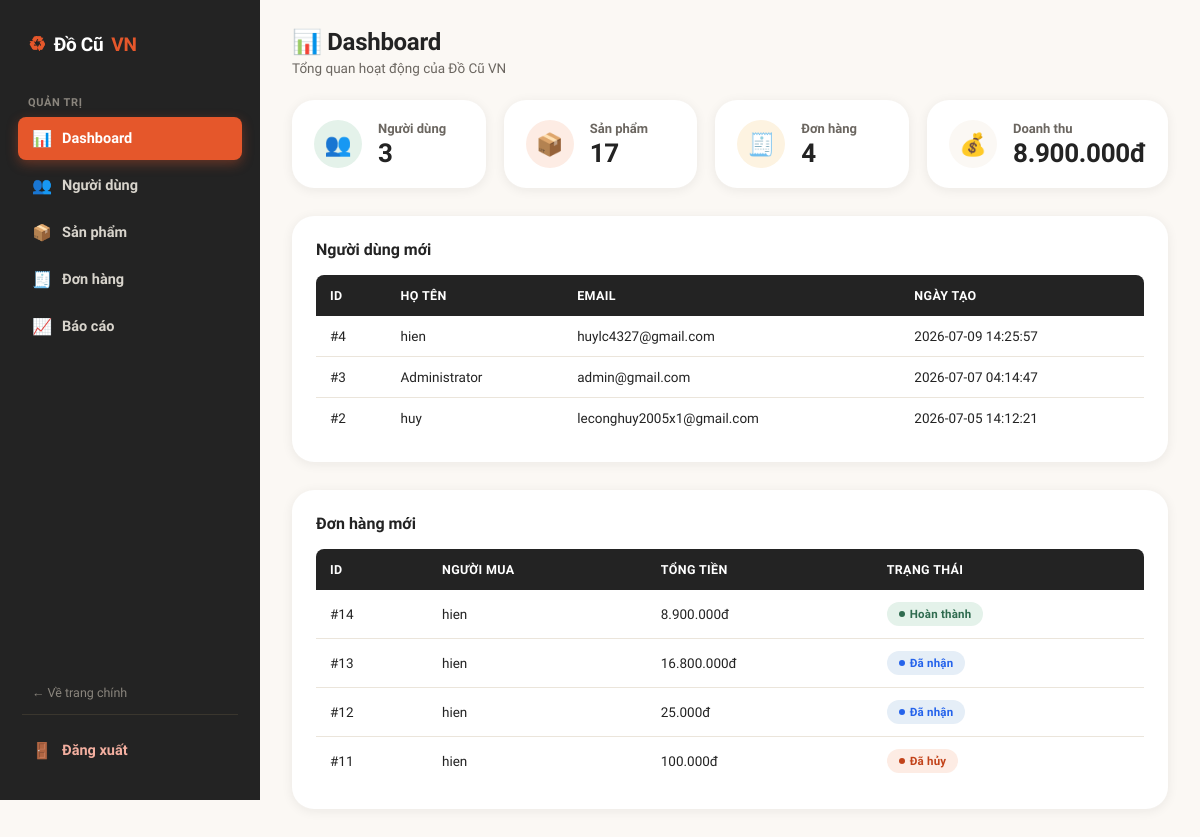
The app's page /admin/dashboard.php (signed in), older data.
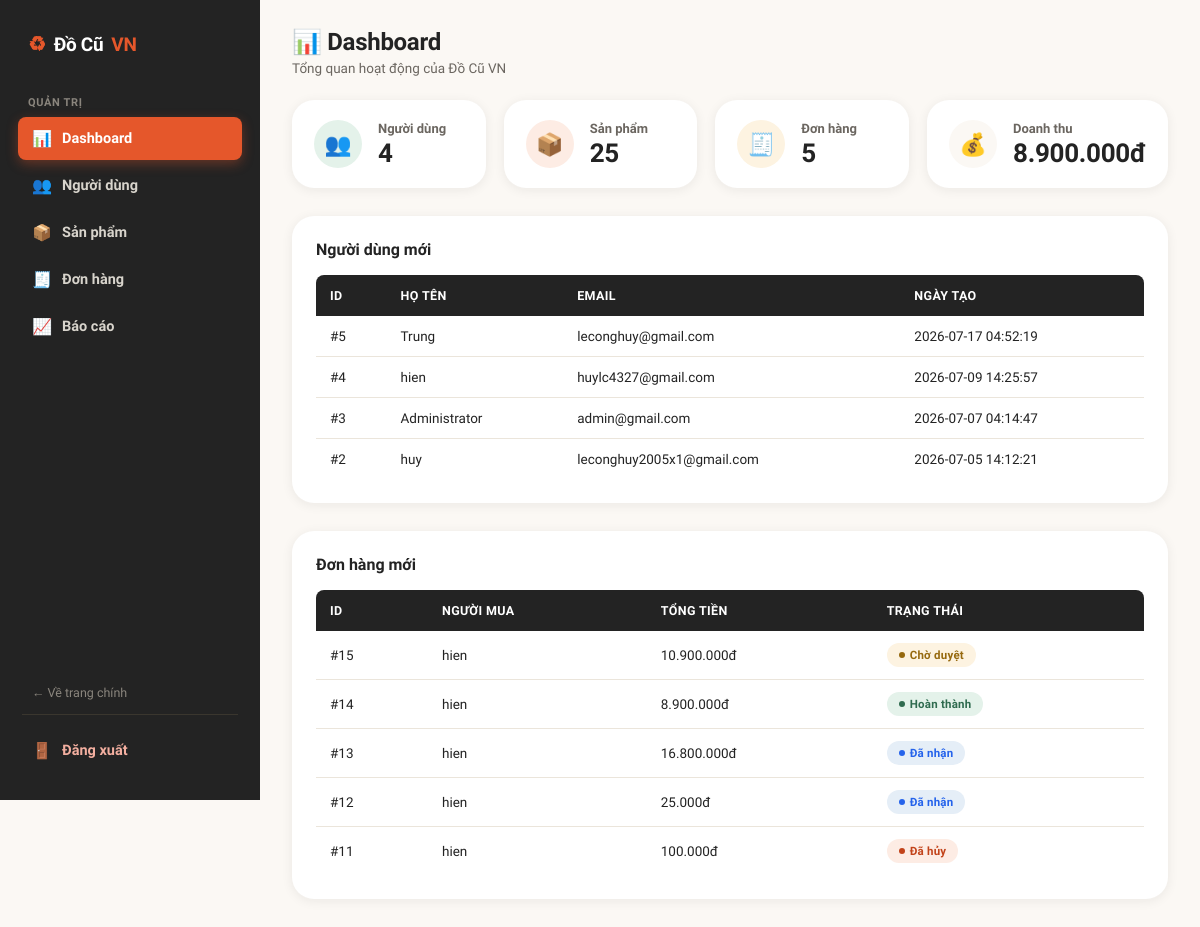
The same page, newer data.
### tables this page shows
CREATE TABLE `users` (
  `id` int(11) NOT NULL,
  `fullname` varchar(100) NOT NULL,
  `username` varchar(50) NOT NULL,
  `email` varchar(100) NOT NULL,
  `password` varchar(255) NOT NULL,
  `phone` varchar(20) DEFAULT NULL,
  `avatar` varchar(255) DEFAULT 'uploads/avatar/default.png',
  `address` varchar(255) DEFAULT NULL,
  `gender` enum('Nam','Nữ','Khác') DEFAULT NULL,
  `dob` date DEFAULT NULL,
  `role` enum('admin','user') NOT NULL DEFAULT 'user',
  `status` enum('active','blocked') NOT NULL DEFAULT 'active',
  `created_at` timestamp NOT NULL DEFAULT current_timestamp(),
  `updated_at` timestamp NOT NULL DEFAULT current_timestamp() ON UPDATE current_timestamp()
);

CREATE TABLE `orders` (
  `id` int(11) NOT NULL,
  `buyer_id` int(11) NOT NULL,
  `seller_id` int(11) NOT NULL,
  `total_amount` decimal(12,2) NOT NULL,
  `status` enum('pending','accepted','completed','cancelled','rejected') DEFAULT 'pending',
  `note` text DEFAULT NULL,
  `receiver_name` varchar(255) DEFAULT NULL,
  `receiver_phone` varchar(20) DEFAULT NULL,
  `receiver_address` text DEFAULT NULL,
  `created_at` timestamp NOT NULL DEFAULT current_timestamp(),
  `updated_at` timestamp NOT NULL DEFAULT current_timestamp() ON UPDATE current_timestamp(),
  `payment_method` varchar(30) DEFAULT 'COD',
  `payment_status` enum('pending','paid','failed') DEFAULT 'pending',
  `payment_time` datetime DEFAULT NULL,
  `transaction_id` varchar(100) DEFAULT NULL
);

### admin/inc/auth.php (called while the page is built, shortened)
<?php
if (!function_exists("e")) {
    function e($value): string
    {
        return htmlspecialchars((string)($value ?? ""), ENT_QUOTES, "UTF-8");
    }
}
if (!function_exists("money")) {
    function money($amount): string
    {
        return number_format((float)$amount, 0, ",", ".") . "đ";
    }
}
if (!function_exists("statusBadge")) {
    function statusBadge(?string $status): array
    {
        $map = [
            "active"    => ["Đang bán",     "badge-success"],
            "pending"   => ["Chờ duyệt",    "badge-warning"],
            "sold"      => ["Đã bán",       "badge-info"],
            "hidden"    => ["Đã ẩn",        "badge-neutral"],
            "rejected"  => ["Từ chối",      "badge-danger"],
            "deleted"   => ["Đã xóa",       "badge-danger"],
            "accepted"  => ["Đã nhận",      "badge-info"],
            "completed" => ["Hoàn thành",   "badge-success"],
            "cancelled" => ["Đã hủy",       "badge-danger"],
            "blocked"   => ["Đã khóa",      "badge-danger"],
        ];
        $status = trim((string)$status);
        return $map[$status];
    }
}

### admin/dashboard.php (the view, shortened to what the changed rows need)
<?php
require_once "inc/auth.php";
$totalUsers = $conn->query("SELECT COUNT(*) AS total FROM users")->fetch_assoc()["total"];
$totalProducts = $conn->query("SELECT COUNT(*) AS total FROM products")->fetch_assoc()["total"];
$totalOrders = $conn->query("SELECT COUNT(*) AS total FROM orders")->fetch_assoc()["total"];
$newUsers = $conn->query("
    SELECT id, fullname, email, created_at
    FROM users
    ORDER BY created_at DESC
    LIMIT 5
");
$newOrders = $conn->query("
    SELECT
        o.id,
        o.total_amount,
        o.status,
        u.fullname AS buyer
    FROM orders o
    LEFT JOIN users u ON o.buyer_id = u.id
    ORDER BY o.created_at DESC
    LIMIT 5
");
?>
<!DOCTYPE html>
<html lang="vi">
<head>
<link rel="stylesheet" href="../assets/css/admin.css">
</head>
<body>
<div class="admin-wrapper">
    <main class="admin-main">
        <div class="admin-topbar">
            <div>
                <h1>📊 Dashboard</h1>
            </div>
        </div>
        <div class="stat-grid">
            <div class="stat-card">
                <div>
                    <h3>Người dùng</h3>
                    <div class="stat-value"><?= $totalUsers ?></div>
                </div>
            </div>
            <div class="stat-card">
                <div>
                    <h3>Sản phẩm</h3>
                    <div class="stat-value"><?= $totalProducts ?></div>
                </div>
            </div>
            <div class="stat-card">
                <div>
                    <h3>Đơn hàng</h3>
                    <div class="stat-value"><?= $totalOrders ?></div>
                </div>
            </div>
        </div>
        <div class="panel">
            <h2 class="panel-title">Người dùng mới</h2>
            <div class="table-scroll">
                <table class="admin-table">
                    <thead>
                    <tr>
                        <th>ID</th>
                        <th>Họ tên</th>
                        <th>Email</th>
                        <th>Ngày tạo</th>
                    </tr>
                    </thead>
                    <tbody>
                    <?php if ($newUsers->num_rows === 0): ?>
                        <tr class="empty-row"><td colspan="4">Chưa có người dùng nào.</td></tr>
                    <?php else: while ($u = $newUsers->fetch_assoc()): ?>
                        <tr>
                            <td>#<?= (int)$u["id"] ?></td>
                            <td><?= e($u["fullname"]) ?></td>
                            <td><?= e($u["email"]) ?></td>
                            <td><?= e($u["created_at"]) ?></td>
                        </tr>
                    <?php endwhile; endif; ?>
                    </tbody>
                </table>
            </div>
        </div>
        <div class="panel">
            <h2 class="panel-title">Đơn hàng mới</h2>
            <div class="table-scroll">
                <table class="admin-table">
                    <thead>
                    <tr>
                        <th>ID</th>
                        <th>Người mua</th>
                        <th>Tổng tiền</th>
                        <th>Trạng thái</th>
                    </tr>
                    </thead>
                    <tbody>
                    <?php if ($newOrders->num_rows === 0): ?>
                        <tr class="empty-row"><td colspan="4">Chưa có đơn hàng nào.</td></tr>
                    <?php else: while ($o = $newOrders->fetch_assoc()):
                        [$label, $cls] = statusBadge($o["status"]); ?>
                        <tr>
                            <td>#<?= (int)$o["id"] ?></td>
                            <td><?= $o["buyer"] !== null ? e($o["buyer"]) : "<em>(tài khoản đã xóa)</em>" ?></td>
                            <td><?= money($o["total_amount"]) ?></td>
                            <td><span class="badge <?= $cls ?>"><?= e($label) ?></span></td>
                        </tr>
                    <?php endwhile; endif; ?>
                    </tbody>
                </table>
            </div>
        </div>
    </main>
</div>
</body>
</html>

Row changes from the older to the newer data that the page shows:
added users: id "5", fullname "Trung", email "leconghuy@gmail.com", created_at "2026-07-17 04:52:19"
added orders: id "15", buyer.fullname "hien", total_amount "10.900.000đ", label "Chờ duyệt"
Text that changed along with them:
$totalUsers: "3" → "4"
$totalProducts: "17" → "25"
$totalOrders: "4" → "5"
